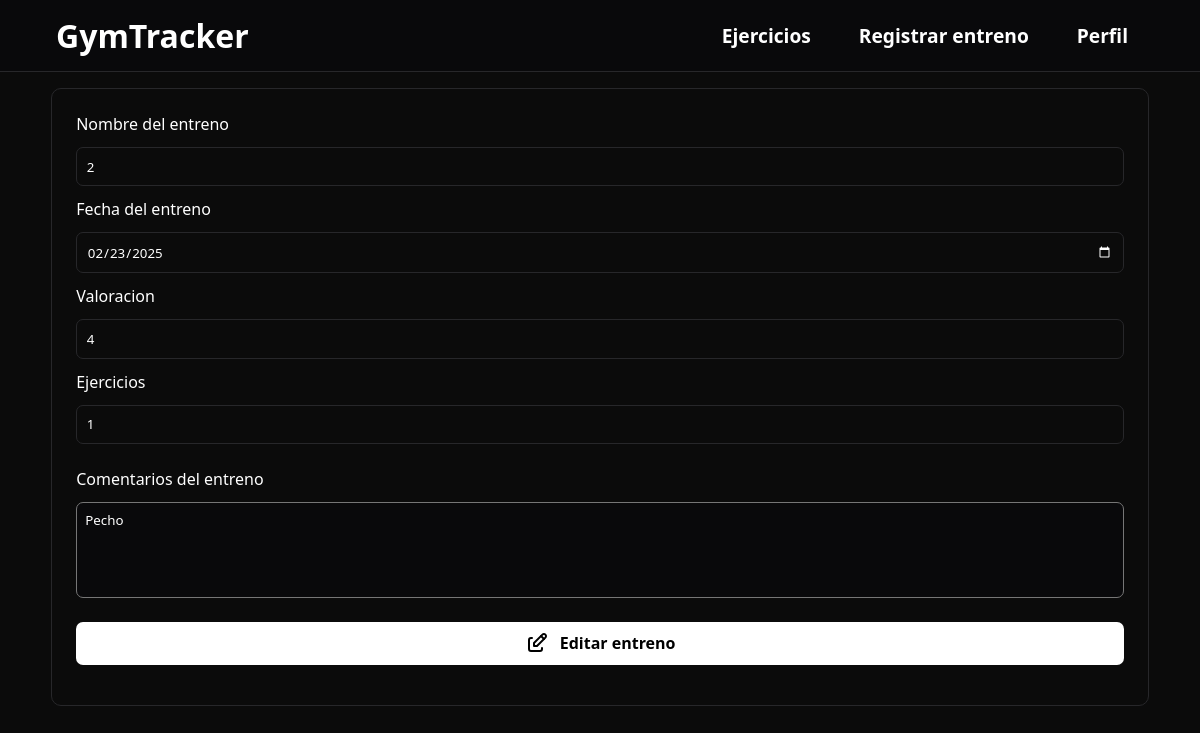
Page /registrarEntreno/6/editar (signed in) on the committed database.
### gymApp/models.py (models this page shows, shortened)
class Entreno(models.Model):
    usuario = models.ForeignKey(User, on_delete=models.CASCADE)
    nombre = models.CharField(max_length=100)
    fecha = models.DateField()
    valoracion = models.IntegerField()
    numero_ejercicios = models.IntegerField()
    comentarios = models.CharField(max_length=300, null=True)
    class Meta:
        verbose_name = 'Entreno'
        verbose_name_plural = 'Entrenos'

### gymApp/views.py (the view)
# urls.py: path('registrarEntreno/<int:pk>/editar', EditarEntreno.as_view(), name='editarEntreno'),
class EditarEntreno(LoginRequiredMixin, UpdateView):
    model = Entreno
    template_name = 'gymApp/editarEntreno.html'
    form_class = RegistrarEntrenamiento
    success_url = reverse_lazy('registrarEntreno')

### gymApp/forms.py
class RegistrarEntrenamiento(forms.ModelForm):
    class Meta:
        model = Entreno
        fields = ['nombre', 'fecha', 'valoracion', 'numero_ejercicios', 'comentarios']
        widgets = {
            'nombre': forms.TextInput(attrs={
                'placeholder': 'Nombre del entreno'
            }),
            'fecha': forms.DateInput(attrs={
                'type': 'date'
            }),
            'valoracion': forms.NumberInput(attrs={
                'min': 1,
                'max': 5,
                'placeholder': 'Valoración del 1 al 5'
            }),
            'comentarios': forms.Textarea(attrs={
                'placeholder': 'Añade tus comentarios',
                'style': 'resize:none;'
            }),
        }

### gymApp/templates/gymApp/editarEntreno.html (shortened to what this page needs)
{% extends 'gymApp/base.html' %}
{% block header %}
<header class="header-noprincipal">
    <a href="{% url 'principal' %}">
        <h1>GymTracker</h1>
    </a>
    <div class="lista-enlaces">
        <a href="{% url 'anadirEjercicio' %}">Ejercicios</a>
        <a href="{% url 'registrarEntreno' %}">Registrar entreno</a>
        {% if user.is_authenticated %}
        <a class="open_submenu">Perfil</a>
        {% else %}
        <a href="{% url 'login' %}">Iniciar sesión</a>
        <a href="{% url 'registroUsuario' %}">Registrate</a>
        {% endif %}
    </div>
</header>
{% endblock %}
{% block contenido %}
<main id="main-entreno">
    <article class="card-login">
        <form action="" method="post" id="form-entreno">
            <label>Nombre del entreno</label>
            {{ form.nombre }}
            <label>Fecha del entreno</label>
            {{ form.fecha }}
            <label>Valoracion</label>
            {{ form.valoracion }}
            <label>Ejercicios</label>
            {{ form.numero_ejercicios }}
            <div id="div-comentarios">
                <label id="label-comentario">Comentarios del entreno</label>
                {{ form.comentarios }}
            </div>
            <button type="submit" class="boton-agregar">
                Editar entreno
            </button>
        </form>
    </article>
</main>
{% endblock %}

### gymApp/static/css/base.css (style rules this page uses)
:root { --color-primario: #09090b; --gris-clarito: #39393b; --color-hover: #5c5b5b; --color-submenu: #1c1c1e; --color-texto: #ffffff; }
* { margin: 0; font-family: system-ui, -apple-system, BlinkMacSystemFont, 'Segoe UI', Roboto, Oxygen, Ubuntu, Cantarell, 'Open Sans', 'Helvetica Neue', sans-serif; box-sizing: border-box; }
body { background-color: rgb(11, 11, 11); color: white; display: grid; height: 100vh; grid-template-rows: 9vh 91% 1fr; }
.header-noprincipal { background-color: var(--color-primario); display: flex; align-items: center; justify-content: space-between; padding: 0px 3.5rem; border-bottom: #27272a 1px solid; }
.header-noprincipal .lista-enlaces { display: flex; gap: 1rem; position: relative; }
.header-noprincipal .lista-enlaces a:not(.enlaces-desplegable) { text-decoration: none; padding: 1rem; font-size: larger; font-weight: bold; border-radius: 10px; transition: all 100ms linear; }
.header-noprincipal a { color: white; text-decoration: none; cursor: pointer; }

### gymApp/static/css/formularios.css (style rules this page uses)
:root { --color-primario: #09090b; --gris-clarito: #39393b; --bordes: #27272a; }
* { box-sizing: border-box; }
.card-login { min-width: 30%; min-height: auto; border: var(--bordes) 1px solid; padding: 1.5rem; gap: 1rem; border-radius: 10px; }
.card-login div { margin-bottom: 2rem; }

### gymApp/static/css/añadirEjercicio.css (style rules this page uses)
:root { --color-primario: #09090b; --gris-clarito: #39393b; --azul-sombra: #1f89b0; }
html { scroll-behavior: smooth; }

### gymApp/static/css/añadirEntreno.css (style rules this page uses)
:root { --color-primario: #09090b; --gris-clarito: #39393b; --azul-sombra: #1f89b0; --bordes: #27272a; }
* { box-sizing: border-box; }
#main-entreno { padding: 1rem 3.2rem; }
#form-entreno { display: flex; flex-direction: column; gap: .75rem; }
#form-entreno input { width: 100%; padding: .6rem; color: white; background-color: transparent; border: var(--bordes) 1px solid; border-radius: 7px; }
#form-entreno textarea { padding: .5rem; height: 6rem; background: var(--color-primario); color: white; border-radius: 7px; }
#form-entreno button { background-color: white; width: 100%; padding: .6rem; border: none; border-radius: 7px; color: black; font-size: medium; font-weight: bold; transition: all 300ms linear; cursor: pointer; margin-bottom: 1rem; }
#div-comentarios { display: flex; flex-direction: column; gap: .75rem; margin-top: .75rem; margin-bottom: .75rem; }
#id_comentarios { height: 6rem; background: var(--color-primario); color: white; border-radius: 7px; }
.boton-agregar { background-color: white; width: 100%; display: flex; align-items: center; justify-content: center; gap: .7rem; padding: .6rem; border: none; border-radius: 7px; color: black; font-size: medium; font-weight: bold; transition: all 300ms linear; cursor: pointer; margin-bottom: 1rem; }

### gymApp/static/css/anadirEjercicioRealizado.css (style rules this page uses)
:root { --color-primario: #09090b; --gris-clarito: #39393b; --color-hover: #5c5b5b; --color-submenu: #1c1c1e; --color-texto: #ffffff; }
* { box-sizing: border-box; }

### rows in the picture
Entreno: nombre "2", fecha "02/23/2025", valoracion "4", numero_ejercicios "1", comentarios "Pecho"
